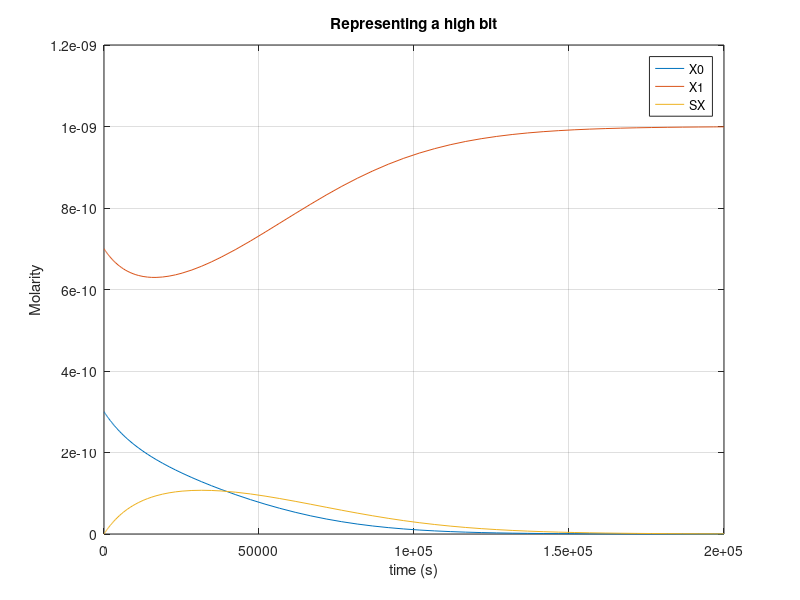

MATLAB code for this plot:
k = 5.56*10^4;
%syms x0(t) x1(t) sx(t) 
%ode1 = diff(sx(t)) ==  k*x1*x0 -k*sx*x0 - k*sx*x1;
%ode2 = diff(x0(t)) == -k*x1*x0 + 2*k*sx*x0;
%ode3 = diff(x1(t)) == -k*x1*x0 + 2*k*sx*x1;

f = @(t,x) [-k*x(2)*x(1) + 2*k*x(1)*x(3);
            -k*x(2)*x(1) + 2*k*x(2)*x(3);
             k*x(2)*x(1)  - k*x(3)*x(1) - k*x(3)*x(2)];
[t, xa] = ode45(f,[0 200000], [.3*10^-9 .7*10^-9 0]);
plot(t,xa(:,1));
hold on;
plot(t,xa(:,2));
plot(t,xa(:,3));
legend('X0', 'X1', 'SX');
ylabel('Molarity');
xlabel('time (s)');
title('Representing a high bit');
grid on;